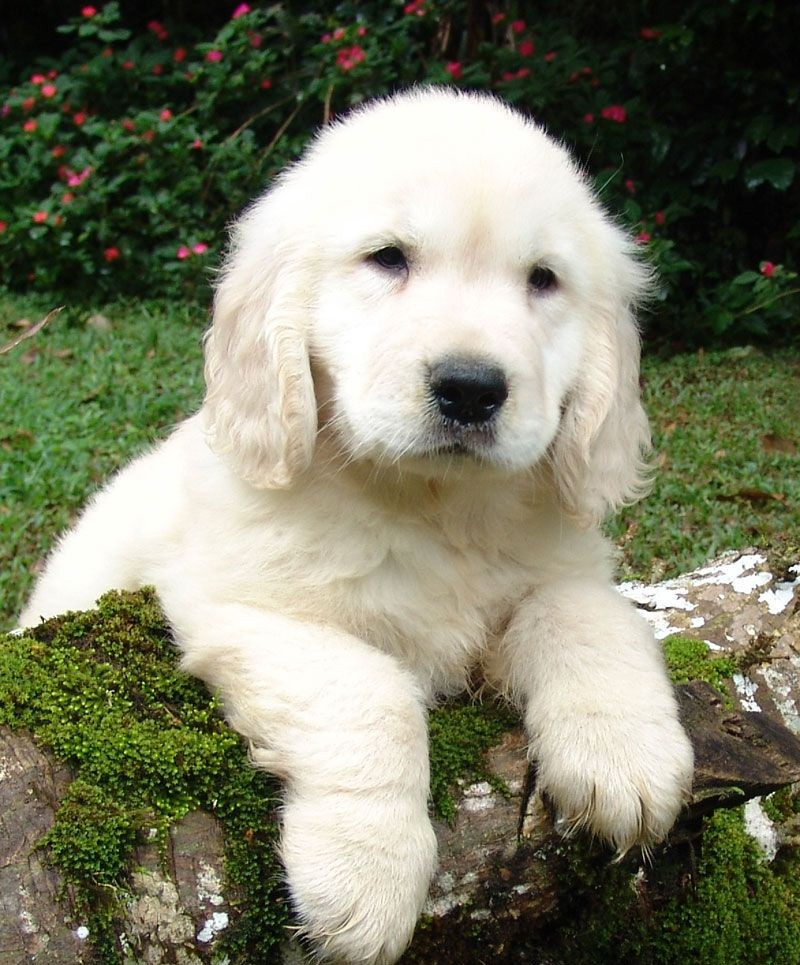
#> input picture exercise3/src/testing/local_map/test.png, 800 x 965 px
$ python compare_images.py
#> lines starting #> are read from the running program, lines starting #| are printed output that depends on the picture
#!/usr/bin/env python
# file for comparing two images passed in by relative path

import numpy as np
from PIL import Image

def compare_imgs(img1, img2):
    '''function gets the sum of
    the difference of the grayscale values of two images
    and returns said error'''
#> called with img1 = 'test.png', img2 = 'test2.png'

    gray1 = Image.open(img1,'r').convert('L')  # open image and make grayscale
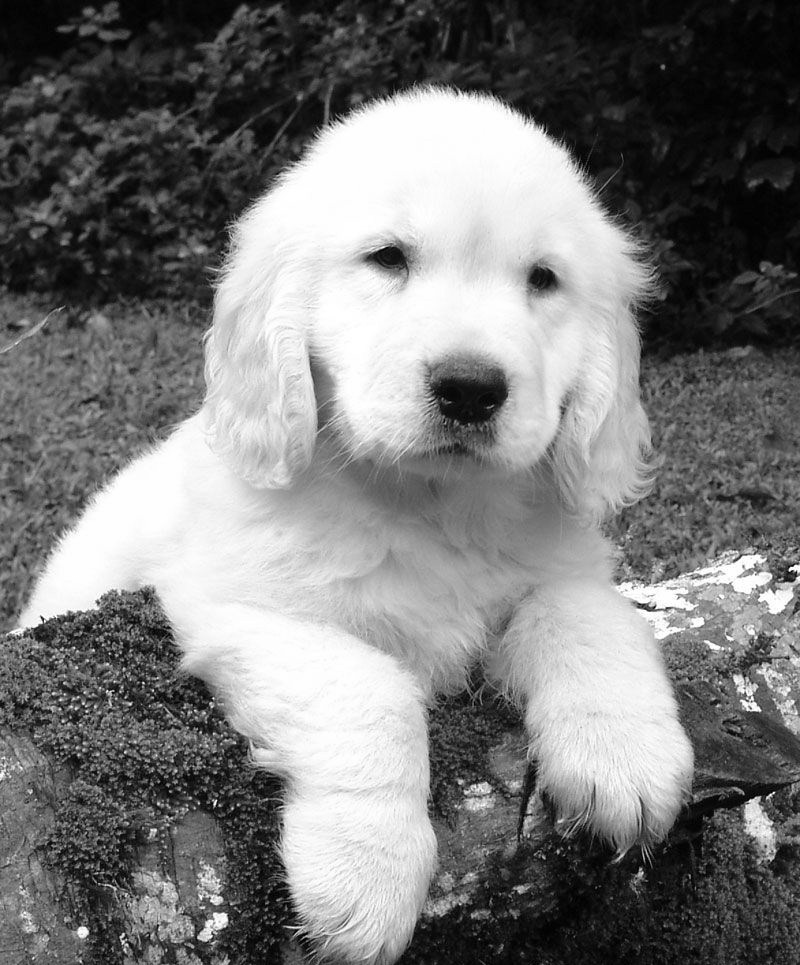
#> gray1: PIL image 800x965 L; min 0, max 255, mean 122.1
    gray2 = Image.open(img2,'r').convert('L')
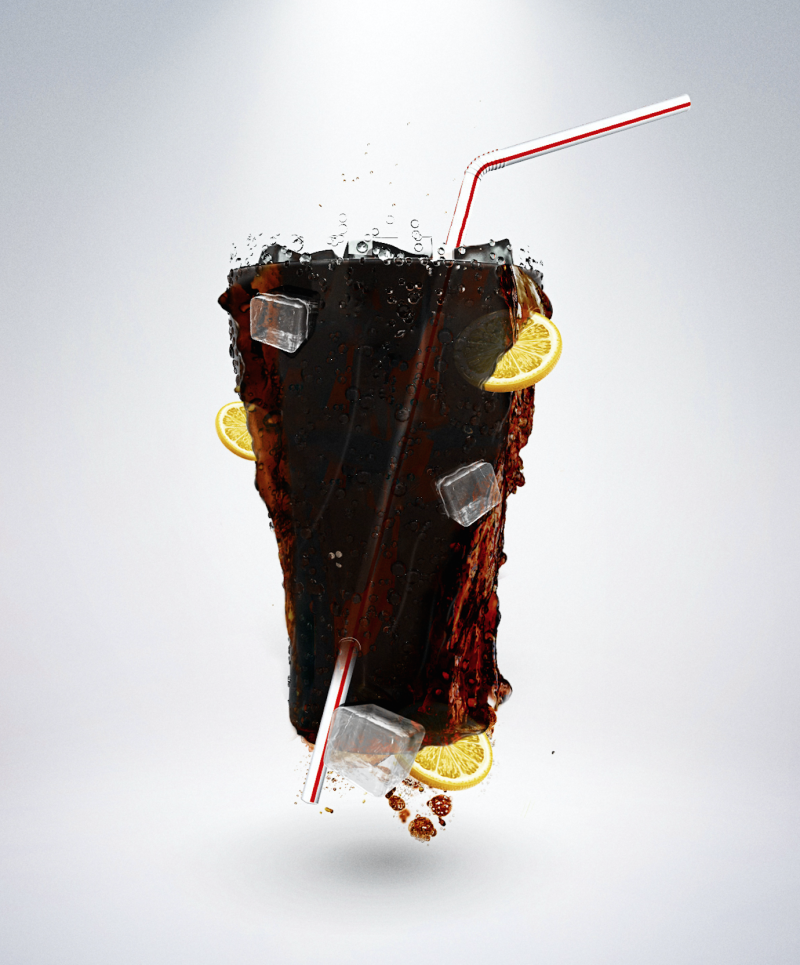
#> input picture exercise3/src/testing/local_map/test2.png, 800 x 965 px
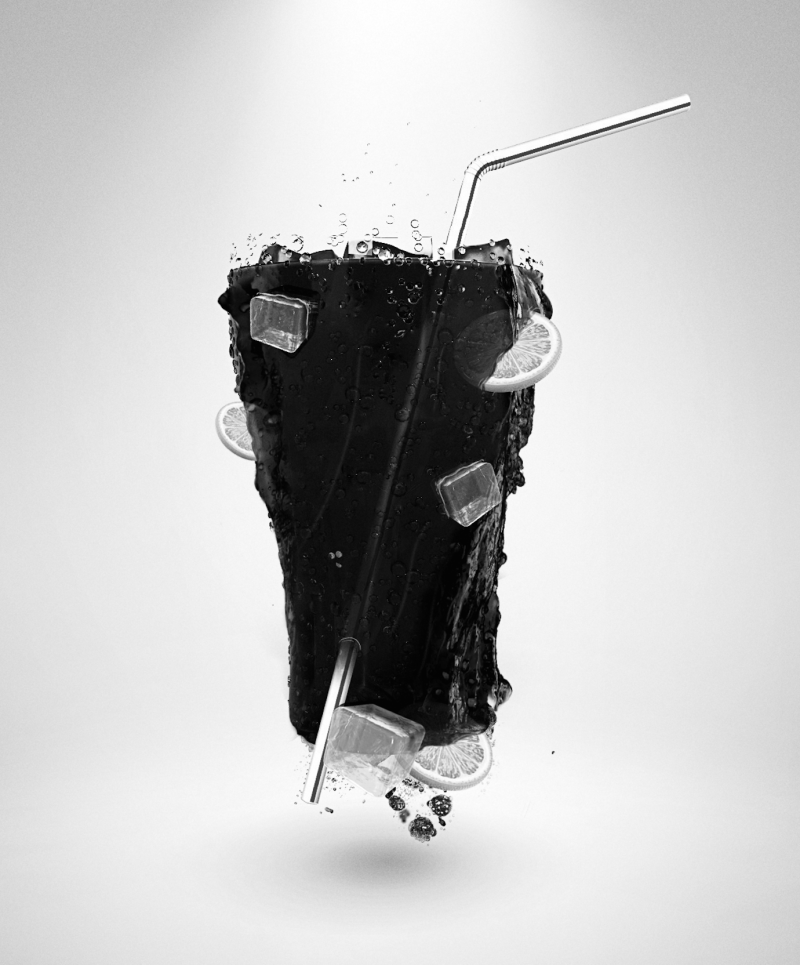
#> gray2: PIL image 800x965 L; min 0, max 255, mean 196.3
    diff = np.subtract(gray1,gray2)  # get difference between matrices
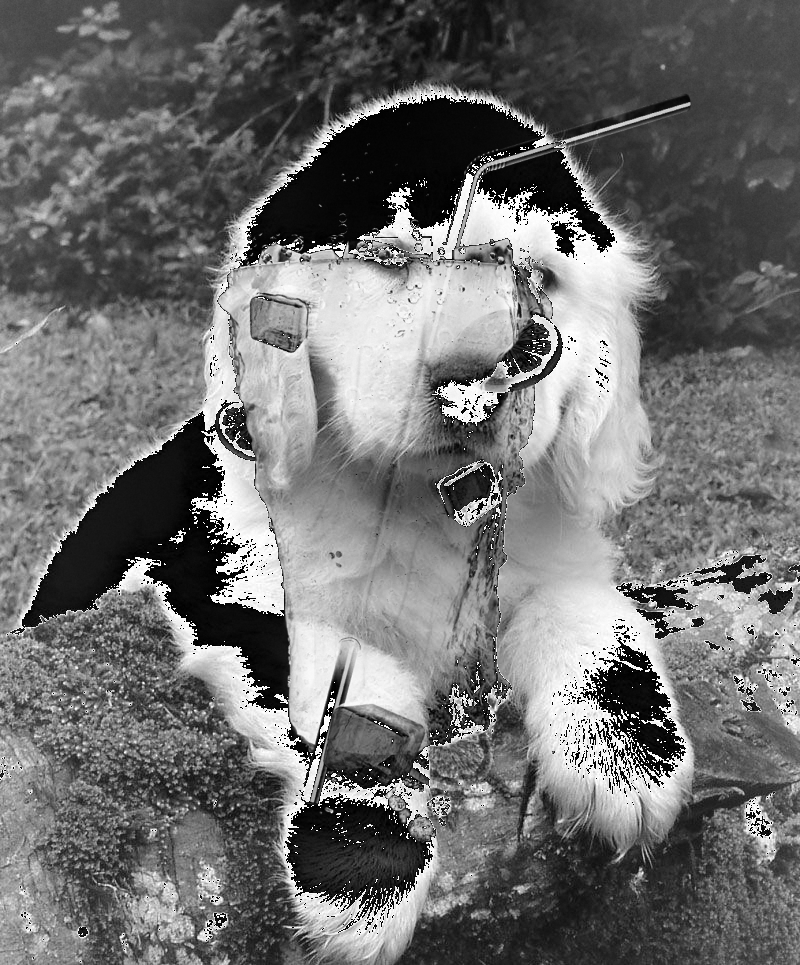
#> diff: shape (965, 800); min 0, max 255, mean 111.5
    absfunc = np.vectorize(abs)
    absdiff = absfunc(diff) # get absolute differences
    return absdiff.sum()

print(str(compare_imgs('test.png','test2.png')))
